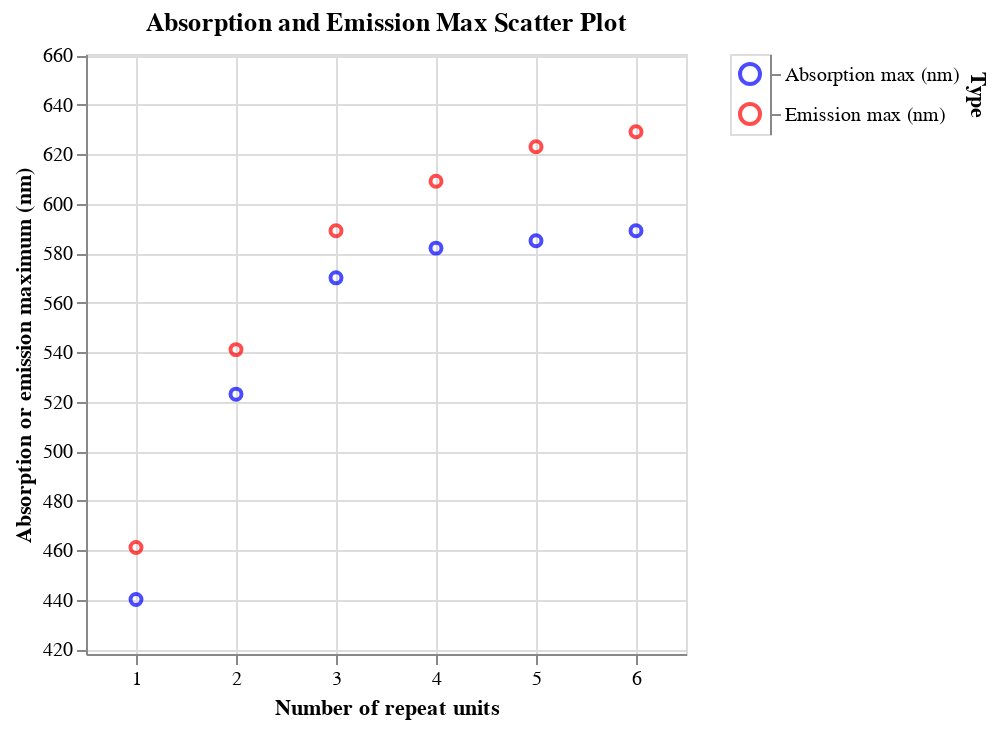

Source (notebook cell):
### Markdown cell above
Now we can plot the data. Let's start with the wavelength units in the source dataset, namely nanometers (nm). We'll make a scatter plot for the absorption series, then one for the emission series, and layer them on top of each other. For the legend, we'll make a separate "plot" and concatenate it horizontally with the main plot.

### Code cell
# First scatter plot for "Absorption max (nm)"
scatter_absorption = alt.Chart(df_matches).mark_point().encode(
    x='repeat_unit_match_count',
    y='Absorption max (nm)',
    color=alt.value(absorption_color),
    tooltip=['repeat_unit_match_count', 'Absorption max (nm)']
).properties(
    title="Absorption max"
)

# Second scatter plot for "Emission max (nm)"
scatter_emission = alt.Chart(df_matches).mark_point().encode(
    x='repeat_unit_match_count',
    y='Emission max (nm)',
    color=alt.value(emission_color),
    tooltip=['repeat_unit_match_count', 'Emission max (nm)']
).properties(
    title="Emission max"
)

# Create a manual legend using Polars
legend_data = pl.DataFrame({
    'Type': ['Absorption max (nm)', 'Emission max (nm)'],
    'Color': [absorption_color, emission_color]
})
legend = alt.Chart(legend_data).mark_point(size=100).encode(
    y=alt.Y('Type:N', axis=alt.Axis(orient='right')),
    color=alt.Color('Color:N', scale=None)
)

# Combine the scatter plot and legend
scatter_combined = alt.layer(
    scatter_absorption, scatter_emission
).properties(
    title='Absorption and Emission Max Scatter Plot'
).encode(
    y=alt.Y('Absorption max (nm)', scale=alt.Scale(domain=[y_min, y_max]), title="Absorption or emission maximum (nm)"),
    x=alt.X('repeat_unit_match_count', scale=alt.Scale(domain=[0.5, max_x_value]), title="Number of repeat units")
).interactive()

# Display the chart with the legend
layered_chart = alt.hconcat(scatter_combined, legend)

layered_chart.show()

### Figure 1 — Vega specification as saved in the notebook (floating-point values rounded to 4 significant figures)
{"$schema": "https://vega.github.io/schema/vega/v5.json", "data": [{"name": "param_6_store"}, {"name": "source_0"}, {"name": "source_1", "values": [{"Color": "blue", "Type": "Absorption max (nm)"}, {"Color": "red", "Type": "Emission max (nm)"}]}, {"name": "data_0", "values": [{"Absorption max (nm)": 440.0, "repeat_unit_match_count": 1}, {"Absorption max (nm)": 523.0, "repeat_unit_match_count": 2}, {"Absorption max (nm)": 570.0, "repeat_unit_match_count": 3}, {"Absorption max (nm)": 582.0, "repeat_unit_match_count": 4}, {"Absorption max (nm)": 585.0, "repeat_unit_match_count": 5}, {"Absorption max (nm)": 589.0, "repeat_unit_match_count": 6}]}, {"name": "data_1", "values": [{"Emission max (nm)": 461.0, "repeat_unit_match_count": 1}, {"Emission max (nm)": 541.0, "repeat_unit_match_count": 2}, {"Emission max (nm)": 589.0, "repeat_unit_match_count": 3}, {"Emission max (nm)": 609.0, "repeat_unit_match_count": 4}, {"Emission max (nm)": 623.0, "repeat_unit_match_count": 5}, {"Emission max (nm)": 629.0, "repeat_unit_match_count": 6}]}, {"name": "source_1_concat_1_y_domain_Type", "values": [{"Type": "Absorption max (nm)"}, {"Type": "Emission max (nm)"}]}], "signals": [{"name": "concat_0_width", "value": 300}, {"name": "concat_0_height", "value": 300}, {"name": "concat_1_width", "value": 20}, {"name": "concat_1_y_step", "value": 20}, {"name": "concat_1_height", "update": "bandspace(domain('concat_1_y').length, 1, 0.5) * concat_1_y_step"}, {"name": "unit", "value": {}, "on": [{"events": "pointermove", "update": "isTuple(group()) ? group() : unit"}]}, {"name": "param_6", "update": "{\"repeat_unit_match_count\": param_6_repeat_unit_match_count, \"Absorption max (nm)\": param_6_Absorption_max__nm_}"}, {"name": "param_6_repeat_unit_match_count"}, {"name": "param_6_Absorption_max__nm_"}], "marks": [{"type": "group", "name": "concat_0_group", "encode": {"update": {"height": {"signal": "concat_0_height"}, "width": {"signal": "concat_0_width"}}}, "signals": [{"name": "param_6_repeat_unit_match_count", "on": [{"events": [{"source": "view", "type": "dblclick"}], "update": "null"}, {"events": {"signal": "param_6_translate_delta"}, "update": "panLinear(param_6_translate_anchor.extent_x, -param_6_translate_delta.x / concat_0_width)"}, {"events": {"signal": "param_6_zoom_delta"}, "update": "zoomLinear(domain(\"concat_0_x\"), param_6_zoom_anchor.x, param_6_zoom_delta)"}], "push": "outer"}, {"name": "param_6_Absorption_max__nm_", "on": [{"events": [{"source": "view", "type": "dblclick"}], "update": "null"}, {"events": {"signal": "param_6_translate_delta"}, "update": "panLinear(param_6_translate_anchor.extent_y, param_6_translate_delta.y / concat_0_height)"}, {"events": {"signal": "param_6_zoom_delta"}, "update": "zoomLinear(domain(\"concat_0_y\"), param_6_zoom_anchor.y, param_6_zoom_delta)"}], "push": "outer"}, {"name": "param_6_tuple", "on": [{"events": [{"signal": "param_6_repeat_unit_match_count || param_6_Absorption_max__nm_"}], "update": "param_6_repeat_unit_match_count && param_6_Absorption_max__nm_ ? {unit: \"view_5\", fields: param_6_tuple_fields, values: [param_6_repeat_unit_match_count,param_6_Absorption_max__nm_]} : null"}]}, {"name": "param_6_tuple_fields", "value": [{"field": "repeat_unit_match_count", "channel": "x", "type": "R"}, {"field": "Absorption max (nm)", "channel": "y", "type": "R"}]}, {"name": "param_6_translate_anchor", "value": {}, "on": [{"events": [{"source": "scope", "type": "pointerdown"}], "update": "{x: x(unit), y: y(unit), extent_x: domain(\"concat_0_x\"), extent_y: domain(\"concat_0_y\")}"}]}, {"name": "param_6_translate_delta", "value": {}, "on": [{"events": [{"source": "window", "between": [{"source": "scope", "type": "pointerdown"}, {"source": "window", "type": "pointerup"}], "consume": true, "type": "pointermove"}], "update": "{x: param_6_translate_anchor.x - x(unit), y: param_6_translate_anchor.y - y(unit)}"}]}, {"name": "param_6_zoom_anchor", "on": [{"events": [{"source": "scope", "consume": true, "type": "wheel"}], "update": "{x: invert(\"concat_0_x\", x(unit)), y: invert(\"concat_0_y\", y(unit))}"}]}, {"name": "param_6_zoom_delta", "on": [{"events": [{"source": "scope", "type": "wheel", "consume": true}], "update": "pow(1.001, event.deltaY * pow(16, event.deltaMode))", "force": true}]}, {"name": "param_6_modify", "on": [{"events": {"signal": "param_6_tuple"}, "update": "modify(\"param_6_store\", param_6_tuple, true)"}]}], "marks": [{"type": "symbol", "name": "view_5_marks", "from": {"data": "data_0"}, "encode": {"update": {"fill": {"value": "transparent"}, "stroke": {"value": "blue"}, "tooltip": {"signal": "{\"repeat_unit_match_count\": format(datum[\"repeat_unit_match_count\"], \"\"), \"Absorption max (nm)\": format(datum[\"Absorption max (nm)\"], \"\")}"}, "x": {"field": "repeat_unit_match_count", "scale": "concat_0_x"}, "y": {"field": "Absorption max (nm)", "scale": "concat_0_y"}, "opacity": {"value": 0.7}}}, "interactive": true, "style": ["point"], "clip": true}, {"type": "symbol", "name": "concat_0_layer_1_marks", "from": {"data": "data_1"}, "encode": {"update": {"opacity": {"value": 0.7}, "y": {"field": "Emission max (nm)", "scale": "concat_0_y"}, "fill": {"value": "transparent"}, "tooltip": {"signal": "{\"repeat_unit_match_count\": format(datum[\"repeat_unit_match_count\"], \"\"), \"Emission max (nm)\": format(datum[\"Emission max (nm)\"], \"\")}"}, "x": {"field": "repeat_unit_match_count", "scale": "concat_0_x"}, "stroke": {"value": "red"}}}, "style": ["point"], "interactive": true, "clip": true}], "axes": [{"scale": "concat_0_x", "maxExtent": 0, "labels": false, "domain": false, "gridScale": "concat_0_y", "tickCount": {"signal": "ceil(concat_0_width/40)"}, "aria": false, "minExtent": 0, "grid": true, "ticks": false, "orient": "bottom", "zindex": 0}, {"scale": "concat_0_y", "minExtent": 0, "gridScale": "concat_0_x", "domain": false, "orient": "left", "grid": true, "tickCount": {"signal": "ceil(concat_0_height/40)"}, "aria": false, "ticks": false, "maxExtent": 0, "labels": false, "zindex": 0}, {"scale": "concat_0_x", "zindex": 0, "orient": "bottom", "title": "Number of repeat units", "labelFlush": true, "grid": false, "labelOverlap": true, "tickCount": {"signal": "ceil(concat_0_width/40)"}}, {"scale": "concat_0_y", "labelOverlap": true, "orient": "left", "grid": false, "title": "Absorption or emission maximum (nm)", "tickCount": {"signal": "ceil(concat_0_height/40)"}, "zindex": 0}], "title": {"text": "Absorption and Emission Max Scatter Plot", "frame": "group"}, "style": "cell"}, {"type": "group", "name": "concat_1_group", "encode": {"update": {"width": {"signal": "concat_1_width"}, "height": {"signal": "concat_1_height"}}}, "signals": [{"name": "width", "update": "concat_1_width"}], "marks": [{"type": "symbol", "name": "concat_1_marks", "from": {"data": "source_1"}, "encode": {"update": {"y": {"field": "Type", "scale": "concat_1_y"}, "opacity": {"value": 0.7}, "x": {"signal": "concat_1_width", "mult": 0.5}, "fill": {"value": "transparent"}, "size": {"value": 100}, "stroke": {"field": "Color"}}}, "style": ["point"], "interactive": false}], "axes": [{"scale": "concat_1_y", "orient": "right", "grid": false, "zindex": 0, "title": "Type"}], "style": "cell"}], "scales": [{"name": "concat_0_x", "type": "linear", "domain": [0.5, 6.5], "range": [0, {"signal": "concat_0_width"}], "domainRaw": {"signal": "param_6[\"repeat_unit_match_count\"]"}, "zero": false}, {"name": "concat_0_y", "type": "linear", "domain": [418, 660.5], "range": [{"signal": "concat_0_height"}, 0], "zero": false, "domainRaw": {"signal": "param_6[\"Absorption max (nm)\"]"}}, {"name": "concat_1_y", "type": "point", "domain": {"data": "source_1_concat_1_y_domain_Type", "field": "Type", "sort": true}, "range": {"step": {"signal": "concat_1_y_step"}}, "padding": 0.5}], "background": "white", "padding": 5, "layout": {"padding": 20, "bounds": "full", "align": "each"}}
